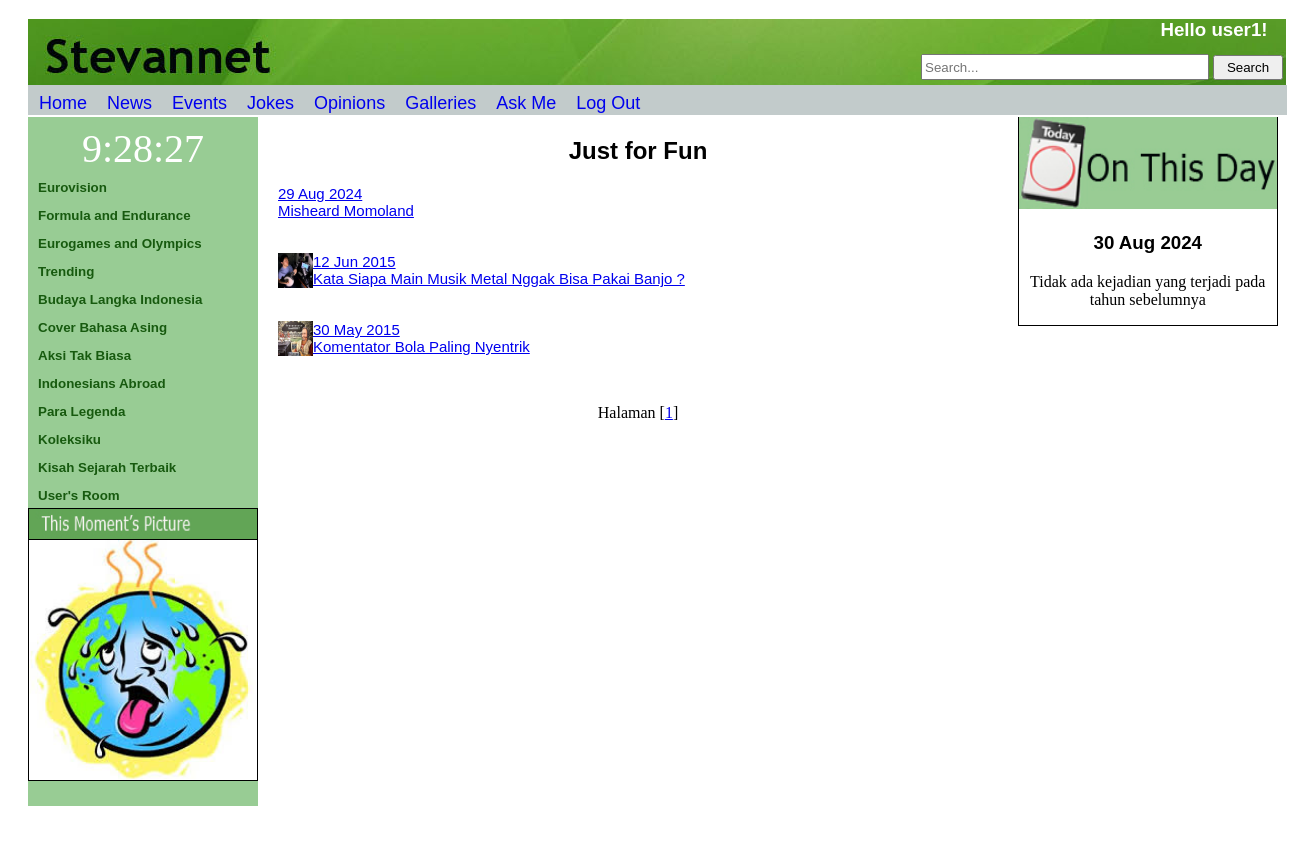
Page /jokes.php (signed in) on the committed database.
### tables this page shows
CREATE TABLE `users` (
  `nama` varchar(20) NOT NULL,
  `email` varchar(30) NOT NULL,
  `username` varchar(20) NOT NULL,
  `password` varchar(20) NOT NULL,
  `hobi` varchar(50) DEFAULT NULL,
  `topikFav` int(2) NOT NULL,
  `reputation` int(11) NOT NULL
);

CREATE TABLE `articles` (
  `id` int(11) NOT NULL,
  `judul` varchar(200) NOT NULL,
  `tanggal_muat` varchar(20) NOT NULL,
  `tanggal_terjadi` varchar(20) NOT NULL,
  `id_jenis` int(11) NOT NULL,
  `id_topik` int(11) NOT NULL,
  `isi` text DEFAULT NULL,
  `gambar` varchar(200) DEFAULT NULL,
  `sumber` varchar(50) DEFAULT NULL
);

### logs/session.php (called while the page is built, shortened)
<?php
	$connection = mysqli_connect("localhost", "root", "", "");
	@$user_check=$_SESSION['login_user'];
	$ses_sql=mysqli_query($connection,"select username from users where username='$user_check'");
	$row = mysqli_fetch_assoc($ses_sql);
	if(isset($_SESSION['login_user'])){
		$login_session =$row['username'];
	}
	else if(!isset($login_session)){
		mysqli_close($connection);
	}
?>

### jokes.php (the view, shortened to what this page needs)
<!DOCTYPE html>
<?php
	include('logs/session.php');
?>
<html>
	<head>
		<link rel="stylesheet" href="penampilan.css">
		<div id="header">
			<div id="searchform">
				<form class="search" action="searches.php">
					<?php
						include("searchMenu.php");
					?>
				</form>
			</div>
		</div>
		<?php
			include("menuAtas.php");
		?>
	</head>
	<body onload="startTime()">
		<div class="leftside">
			<?php
				require("leftDIV.php");
			?>
		</div>
		<div class="center">
			<h2 id="jokesJudul">
				<center>Just for Fun</center>
			</h2>
			<p>
				<?php
					include "db.inc.php";
					$halaman=isset($_GET['page'])?(int) $_GET['page']:1;
					$offset=($halaman-1)*8;
					$sqlstr = "SELECT * from articles WHERE id_jenis='3' order by id DESC limit $offset,8";
					$hasil_1=mysqli_query($connection, $sqlstr);
					$row=mysqli_fetch_row($hasil_1);
					do{
						list($id,$judul,$tanggal_muat,$tanggal_terjadi,$id_jenis,$id_topik,$isi,$gambar,$sumber) = $row;
						if(!empty($gambar))
							echo "<img src='Images/$gambar' width=35px height=35px align=left>";
						echo "<a href='berita_detail.php?id=$id'>$tanggal_muat<br>$judul</a><br>";
						echo "<br><br>";
					}while($row=mysqli_fetch_row($hasil_1));
					$sqlstr = "SELECT * from articles WHERE id_jenis='3'";
					$hasil_2 = mysqli_query($connection, $sqlstr);
					$jumlah = mysqli_num_rows($hasil_2);
					$i=$jumlah/8;
					$i=ceil($i);
					echo "<center>Halaman ";
					for($j=1;$j<=$i;$j++)
					{
						$awal = (($j-1)*4+$j)-1;
						echo "[<a href='jokes.php?awal=$awal&page=$j'>$j</a>]";
					}
				?>
			</p>
		</div>
		<div class="right">
			<?php
				require("rightDIV.php");
			?>
		</div>
		<div class="footer">
		</div>
	</body>
</html>

### searchMenu.php (shortened to what this page needs)
<?php
	if(isset($_SESSION['login_user']))
	{
		echo "
			<h3 id= \"hellousername\" style=\"margin-left:1096px; color:white; text-align: right; width:180px;\">
				<center>Hello $login_session!</center>
			</h3>
			<table style = \"float:right; margin-left:480px; margin-top:-8px;\">
				<tr>
					<td><input type=\"text\" name='src' placeholder=\"Search...\" class=\"textinput\" style=\"width: 280px; height: 20px;\"/></td>
					<td><input type=\"submit\" value=\"Search\" class=\"searchbutton\" style=\"width: 70px; height: 25px;\"/></td>
				</tr>
			</table>";
	}
?>

### penampilan.css (style rules this page uses)
#header { background:url('Images/Header.jpg'); height:70px; margin-left: 20px; margin-right: 20px; }
.center h2, h3, h4 { font-family: Verdana, Arial, Helvetica, sans-serif; margin-left:20px; margin-right:20px; text-align:justify; }
.center p, ol { font-family: Verdana, Arial, Helvetica, sans-serif; margin-left:20px; margin-right:20px; text-align:justify; font-size: 15px; }
.right p,h3 { font-family: Verdana, Arial, Helvetica, sans-serif; text-align:center; }
.leftside { float:left; width:230px; margin-left: 20px; margin-bottom: -25px; background-color: #98CC94; }
.center, .centerdetail { float:left; width:760px; display: inline-block; }
.right { float:left; width:19.6%; display: inline-block; border:1px solid; position:absolute; }
.footer { background:url('Images/Footer.jpg'); clear:both; height:70px; width:97%; margin-left: 20px; margin-right: 50px; text-align: center; position: relative; z-index:1; }

### rows in the picture
users: username "user1"
articles: tanggal_muat "29 Aug 2024", judul "Misheard Momoland"
articles: gambar (picture), tanggal_muat "12 Jun 2015", judul "Kata Siapa Main Musik Metal Nggak Bisa Pakai Banjo ?"
articles: gambar (picture), tanggal_muat "30 May 2015", judul "Komentator Bola Paling Nyentrik"
